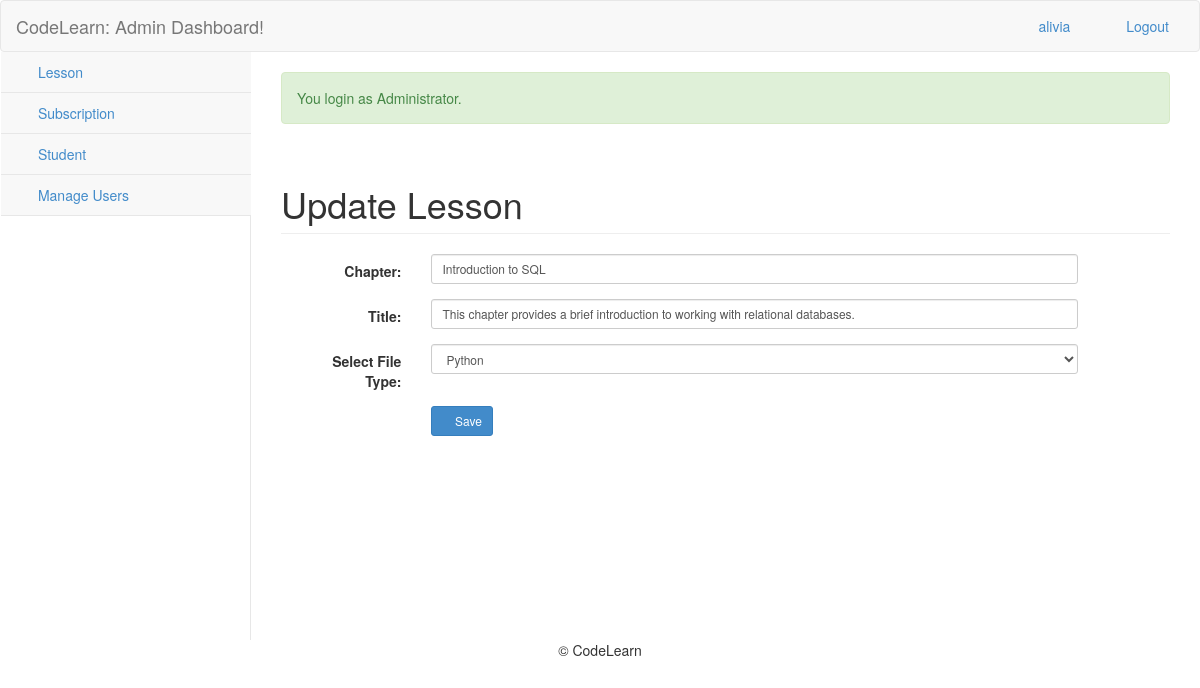
Page /admin/modules/lesson/index.php?view=edit&id=27 (signed in) on the committed database.
### tables this page shows
CREATE TABLE `tbllesson` (
  `LessonID` int(11) NOT NULL,
  `LessonChapter` varchar(90) NOT NULL,
  `LessonTitle` varchar(90) NOT NULL,
  `FileLocation` text NOT NULL,
  `Category` varchar(90) NOT NULL,
  `image` varchar(50) DEFAULT NULL
);

### admin/modules/lesson/index.php (called while the page is built, shortened)
<?php
require_once("../../navigation/navigations.php");
?>

### include/database.php (called while the page is built, shortened)
<?php
class Database {
	var $sql_string = '';
	private $conn;
	public function open_connection() {
		$this->conn = mysqli_connect(server,user,pass);
		if(!$this->conn){
			echo "Problem in database connection! Contact administrator!";
			exit();
		}else{
			$db_select = mysqli_select_db($this->conn,database_name);
		}
	}
	function setQuery($sql='') {
		$this->sql_string=$sql;
	}
	function executeQuery() {
		$result = mysqli_query($this->conn,$this->sql_string);
		return $result;
	}
	private function confirm_query($result) {
		return $result;
	}
	function loadSingleResult() {
		$cur = $this->executeQuery();
		while ($row = mysqli_fetch_object($cur)) {
		return $data = $row;
		}
	}
}
$mydb = new Database();
?>

### include/lessons.php (called while the page is built, shortened)
<?php
require_once(LIB_PATH.DS.'database.php');
 class Lesson {
	protected static  $tblname = "tbllesson";
	function single_lesson($id=0){
			global $mydb;
			$mydb->setQuery("SELECT * FROM ".self::$tblname."
				Where LessonID= '{$id}' LIMIT 1");
			$cur = $mydb->loadSingleResult();
			return $cur;
	}
}
?>

### admin/modules/lesson/edit.php (the view, shortened to what this page needs)
<?php
  @$id = $_GET['id'];
  $lesson = New Lesson();
  $res = $lesson->single_lesson($id);
?>
 <form class="form-horizontal span6" action="controller.php?action=edit" method="POST" enctype="multipart/form-data">
           <div class="row">
         <div class="col-lg-12">
            <h1 class="page-header">Update Lesson</h1>
          </div>
       </div>
            <div class="form-group">
                    <div class="col-md-11">
                      <label class="col-md-2 control-label" for=
                      "LessonChapter">Chapter:</label>
                      <div class="col-md-10">
                         <input class="form-control input-sm" id="LessonChapter" name="LessonChapter" placeholder=
                            "Chapter" type="text" value="<?php echo $res->LessonChapter; ?>">
                      </div>
                    </div>
                  </div>
                   <div class="form-group">
                    <div class="col-md-11">
                      <label class="col-md-2 control-label" for=
                      "LessonTitle">Title:</label>
                      <div class="col-md-10">
                         <input class="form-control input-sm" id="LessonTitle" name="LessonTitle" placeholder=
                            "Title" type="text" value="<?php echo $res->LessonTitle; ?>">
                      </div>
                    </div>
                  </div>
                  <div class="form-group">
                    <div class="col-md-11">
                      <label class="col-md-2 control-label" for=
                      "Category">Select File Type:</label>
                      <div class="col-md-10">
                         <select class="form-control input-sm" id="Category" name="Category" >
                            <option <?php echo ($res->Category == "Python") ? "Selected" : ""?>>Python</option>
                         </select>
                      </div>
                    </div>
                  </div>
             <div class="form-group">
                    <div class="col-md-11">
                      <label class="col-md-2 control-label" for=
                      "idno"></label>
                      <div class="col-md-10">
                       <button class="btn btn-primary btn-sm" name="save" type="submit" ><span class="fa fa-save fw-fa"></span>  Save</button>
                         </div>
                    </div>
                  </div>
        </form>

### rows in the picture
tbllesson: LessonChapter "Introduction to SQL", LessonTitle "This chapter provides a brief introduction to working with relational databases."

### other values in the picture
$_SESSION['NAME'] "alivia"
$_SESSION['message'] "You login as Administrator."
